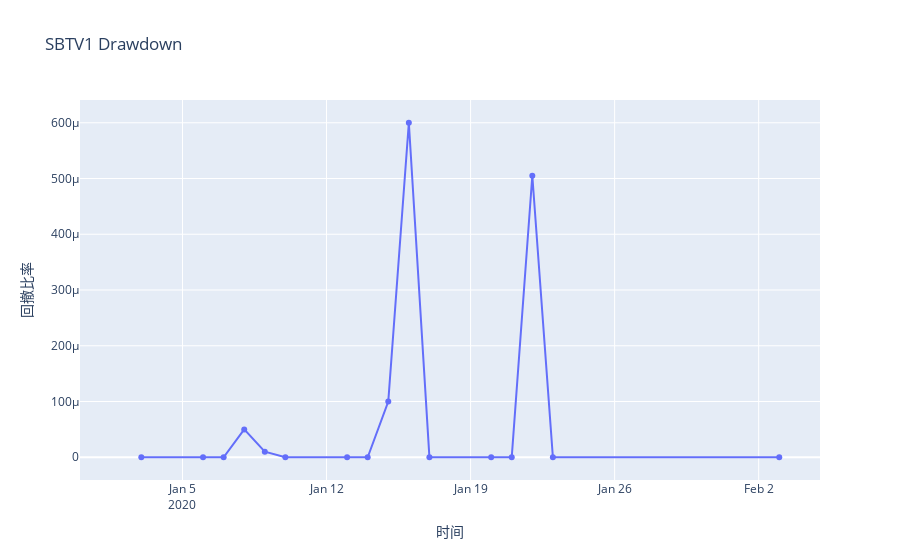

The notebook cell saved with this chart:
### Code cell
dd_plot = go.Scatter(
    x = track_record.index,
    y = drawdown0,
    name = 'SBTV1 Drawdown'
)
    
layout_dd = dict(title = 'SBTV1 Drawdown',
              xaxis = dict(title = '时间'), # 横轴坐标
              yaxis = dict(title = '回撤比率'), # 总轴坐标
              legend=dict(x=1.1,y=1) # 图例位置 
              )

data_dd = [dd_plot]

fig_dd = dict(data=data_dd, layout=layout_dd)

py.iplot(fig_dd)

### Figure 1 — Plotly figure (JSON) as saved in the notebook; plotly's stock layout.template omitted (floating-point values rounded to 4 significant figures)
{"data": [{"name": "SBTV1 Drawdown", "type": "scatter", "x": ["2020-01-02T00:00:00", "2020-01-03T00:00:00", "2020-01-06T00:00:00", "2020-01-07T00:00:00", "2020-01-08T00:00:00", "2020-01-09T00:00:00", "2020-01-10T00:00:00", "2020-01-13T00:00:00", "2020-01-14T00:00:00", "2020-01-15T00:00:00", "2020-01-16T00:00:00", "2020-01-17T00:00:00", "2020-01-20T00:00:00", "2020-01-21T00:00:00", "2020-01-22T00:00:00", "2020-01-23T00:00:00", "2020-02-03T00:00:00"], "y": [null, 0, 0, 0, 5e-05, 1e-05, 0, 0, 0, 0.0001, 0.0006, 0, 0, 0, 0.000505, 0, 0]}], "layout": {"legend": {"x": 1.1, "y": 1}, "title": {"text": "SBTV1 Drawdown"}, "xaxis": {"title": {"text": "时间"}}, "yaxis": {"title": {"text": "回撤比率"}}}}
